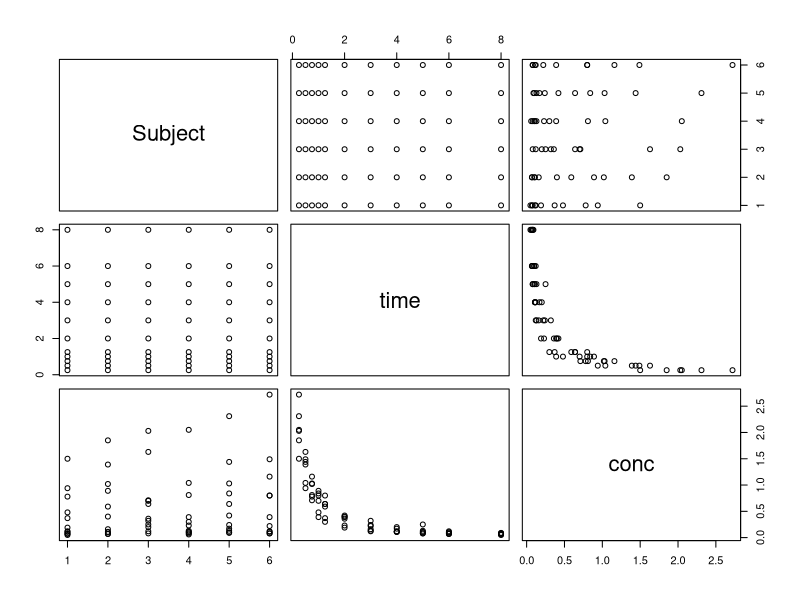

The R script that drew this image:
## ---- chunk 1
knitr::opts_chunk$set(echo = TRUE, prompt = FALSE, eval = TRUE, 
                      warning = FALSE, comment="##", cache = TRUE,
                      fig.width = 6, fig.height = 4, #results = "hide",
                      collapse=TRUE, results='markup', max.print=6)

options(pillar.sigfig = 3)
## ---- chunk 2
knitr::include_graphics('http://thebustalab.github.io/phylochemistry/figures/phylochemistry_logo.jpg', dpi = NA)
## ---- chunk 3
knitr::include_graphics('http://thebustalab.github.io/phylochemistry/figures/rstudio_components.png', dpi = NA)
## ---- chunk 4
head(Indometh)
## ---- chunk 5
plot(Indometh)
## ---- chunk 6
install.packages("tidyverse", repos = "http://cran.us.r-project.org")
## ---- chunk 7
library(tidyverse)
